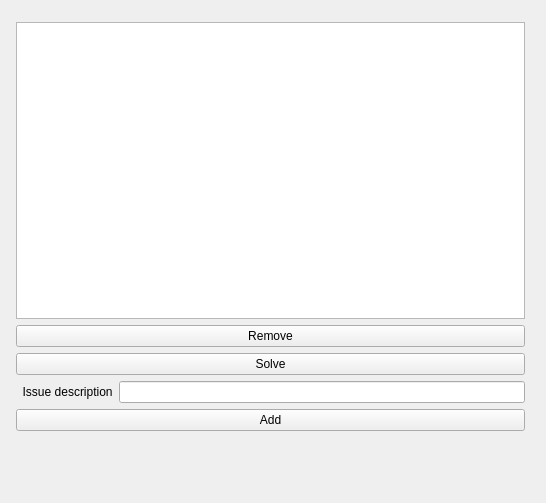
<?xml version="1.0" encoding="UTF-8"?>
<ui version="4.0">
 <class>Userwindow</class>
 <widget class="QWidget" name="Userwindow">
  <property name="geometry">
   <rect>
    <x>0</x>
    <y>0</y>
    <width>546</width>
    <height>503</height>
   </rect>
  </property>
  <property name="windowTitle">
   <string>Userwindow</string>
  </property>
  <widget class="QWidget" name="layoutWidget">
   <property name="geometry">
    <rect>
     <x>5</x>
     <y>11</y>
     <width>531</width>
     <height>431</height>
    </rect>
   </property>
   <layout class="QVBoxLayout" name="verticalLayout_3">
    <item>
     <layout class="QVBoxLayout" name="verticalLayout_2">
      <item>
       <widget class="QListWidget" name="issueListWidget"/>
      </item>
      <item>
       <layout class="QVBoxLayout" name="verticalLayout">
        <item>
         <widget class="QPushButton" name="removePushButton">
          <property name="text">
           <string>Remove</string>
          </property>
         </widget>
        </item>
        <item>
         <widget class="QPushButton" name="solvePushButton">
          <property name="text">
           <string>Solve</string>
          </property>
         </widget>
        </item>
        <item>
         <layout class="QHBoxLayout" name="horizontalLayout">
          <item>
           <widget class="QLabel" name="issueDescriptionLabel">
            <property name="text">
             <string>  Issue description</string>
            </property>
           </widget>
          </item>
          <item>
           <widget class="QLineEdit" name="lineEdit"/>
          </item>
         </layout>
        </item>
       </layout>
      </item>
     </layout>
    </item>
    <item>
     <widget class="QPushButton" name="addPushButton">
      <property name="text">
       <string>Add</string>
      </property>
     </widget>
    </item>
   </layout>
  </widget>
 </widget>
 <layoutdefault spacing="6" margin="11"/>
 <resources/>
 <connections/>
</ui>
